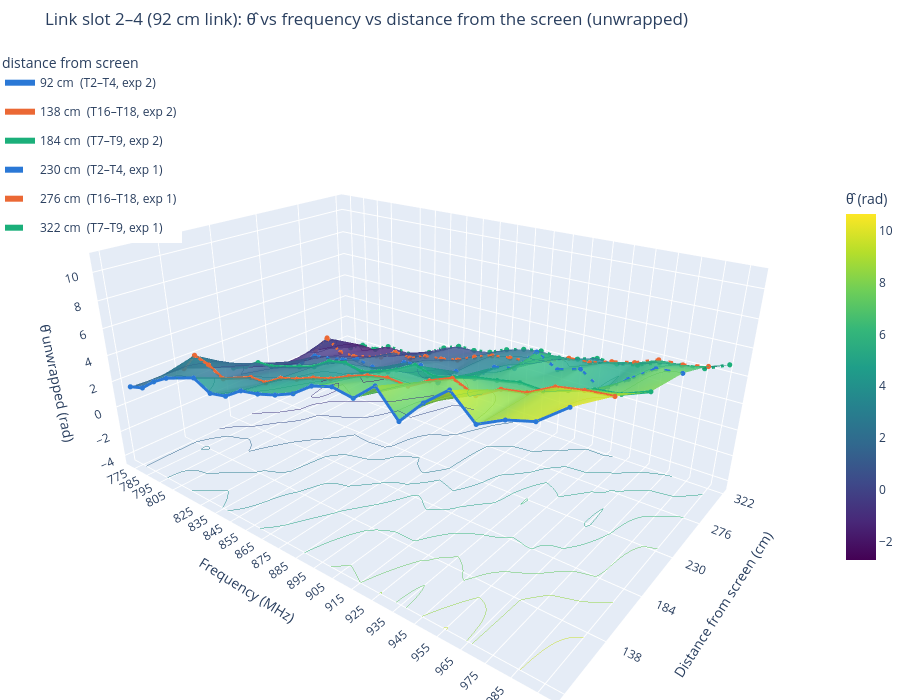
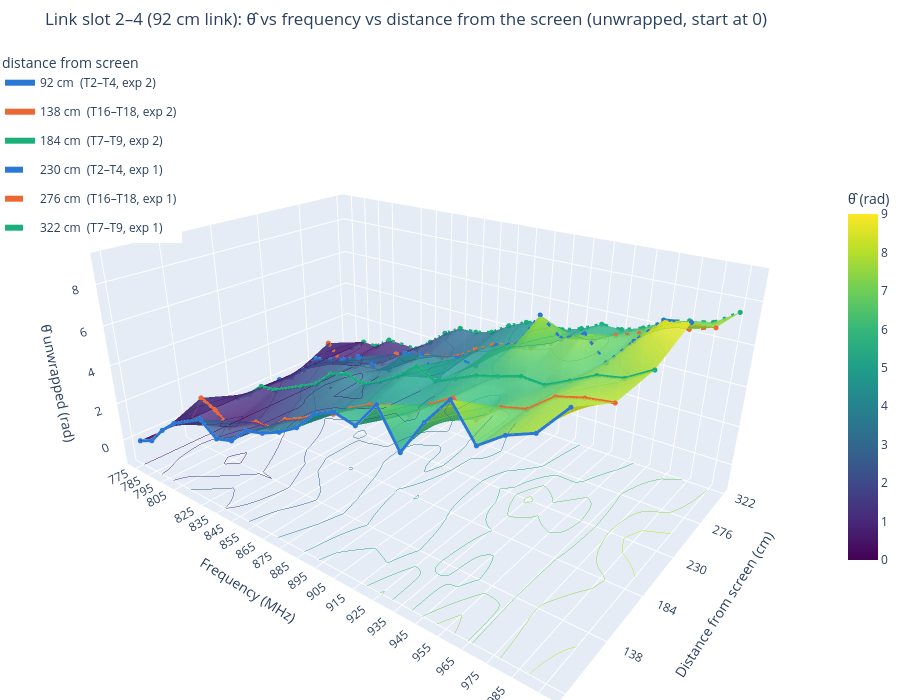

Notebook cell for these charts, in order:
### Code cell
plot_link_vs_distance_3d(LINK_92, surface=True, unwrap=True)   # distances=DISTANCES_92 to match the 2D plot
plot_link_vs_distance_3d(LINK_92, surface=True, unwrap=True, zero_start=True)

### Figure 1 — Plotly figure (JSON) as saved in the notebook; plotly's stock layout.template omitted (floating-point values rounded to 4 significant figures; data arrays with more than 128 entries replaced by an {"elided": "..."} marker saying what was removed)
{"data": [{"cmax": 10.65, "cmin": -2.714, "colorbar": {"len": 0.6, "title": {"text": "θ̂ (rad)"}, "x": 1}, "colorscale": [[0, "#440154"], [0.1111, "#482878"], [0.2222, "#3e4989"], [0.3333, "#31688e"], [0.4444, "#26828e"], [0.5556, "#1f9e89"], [0.6667, "#35b779"], [0.7778, "#6ece58"], [0.8889, "#b5de2b"], [1, "#fde725"]], "contours": {"z": {"end": 10.65, "project": {"z": true}, "show": true, "size": 1.114, "start": -2.714, "usecolormap": true, "width": 2}}, "hovertemplate": "%{x} MHz, %{y:.0f} cm<br>θ̂ = %{z:.3f} rad<extra></extra>", "name": "surface", "opacity": 0.85, "type": "surface", "x": [775, 785, 795, 805, 825, 835, 845, 855, 865, 875, 885, 895, 905, 915, 925, 935, 945, 955, 965, 975, 985, 995], "y": [92.0, 138.0, 184.0, 230.0, 276.0, 322.0], "z": {"elided": "6x22 float values"}}, {"hovertemplate": "%{x} MHz<br>%{y:.0f} cm<br>θ̂ = %{z:.3f} rad<extra>92 cm  (T2–T4, exp 2)</extra>", "legendgroup": "92 cm  (T2–T4, exp 2)", "line": {"color": "#2a78d6", "dash": "solid", "width": 6}, "marker": {"color": "#2a78d6", "size": 3}, "mode": "lines+markers", "name": "92 cm  (T2–T4, exp 2)", "type": "scatter3d", "x": [775, 785, 795, 805, 825, 835, 845, 855, 865, 875, 885, 895, 905, 915, 925, 935, 945, 955, 965, 975, 985, 995], "y": [92.0, 92.0, 92.0, 92.0, 92.0, 92.0, 92.0, 92.0, 92.0, 92.0, 92.0, 92.0, 92.0, 92.0, 92.0, 92.0, 92.0, 92.0, 92.0, 92.0, 92.0, 92.0], "z": [1.646, 2.01, 2.926, 3.63, 4.531, 3.902, 4.167, 4.995, 5.241, 5.64, 6.189, 7.115, 7.522, 7.309, 8.477, 6.95, 8.461, 9.62, 8.317, 9.048, 9.468, 10.65]}, {"hovertemplate": "%{x} MHz<br>%{y:.0f} cm<br>θ̂ = %{z:.3f} rad<extra>138 cm  (T16–T18, exp 2)</extra>", "legendgroup": "138 cm  (T16–T18, exp 2)", "line": {"color": "#eb6834", "dash": "solid", "width": 6}, "marker": {"color": "#eb6834", "size": 3}, "mode": "lines+markers", "name": "138 cm  (T16–T18, exp 2)", "type": "scatter3d", "x": [775, 785, 795, 805, 825, 835, 845, 855, 865, 875, 885, 895, 905, 915, 925, 935, 945, 955, 965, 975, 985, 995], "y": [138.0, 138.0, 138.0, 138.0, 138.0, 138.0, 138.0, 138.0, 138.0, 138.0, 138.0, 138.0, 138.0, 138.0, 138.0, 138.0, 138.0, 138.0, 138.0, 138.0, 138.0, 138.0], "z": [1.47, 2.958, 2.622, 1.953, 2.935, 2.982, 3.752, 4.123, 4.654, 5.029, 5.622, 6.119, 6.405, 6.335, 7.113, 7.704, 7.134, 7.964, 8.209, 9.001, 9.27, 9.415]}, {"hovertemplate": "%{x} MHz<br>%{y:.0f} cm<br>θ̂ = %{z:.3f} rad<extra>184 cm  (T7–T9, exp 2)</extra>", "legendgroup": "184 cm  (T7–T9, exp 2)", "line": {"color": "#1baf7a", "dash": "solid", "width": 6}, "marker": {"color": "#1baf7a", "size": 3}, "mode": "lines+markers", "name": "184 cm  (T7–T9, exp 2)", "type": "scatter3d", "x": [775, 785, 795, 805, 825, 835, 845, 855, 865, 875, 885, 895, 905, 915, 925, 935, 945, 955, 965, 975, 985, 995], "y": [184.0, 184.0, 184.0, 184.0, 184.0, 184.0, 184.0, 184.0, 184.0, 184.0, 184.0, 184.0, 184.0, 184.0, 184.0, 184.0, 184.0, 184.0, 184.0, 184.0, 184.0, 184.0], "z": [-0.05561, 0.4865, 1.248, 1.338, 2.16, 2.594, 3.426, 3.731, 3.485, 3.932, 4.48, 5.24, 4.836, 5.261, 5.687, 5.935, 6.238, 6.168, 6.648, 7.158, 7.34, 7.951]}, {"hovertemplate": "%{x} MHz<br>%{y:.0f} cm<br>θ̂ = %{z:.3f} rad<extra>230 cm  (T2–T4, exp 1)</extra>", "legendgroup": "230 cm  (T2–T4, exp 1)", "line": {"color": "#2a78d6", "dash": "dash", "width": 6}, "marker": {"color": "#2a78d6", "size": 3}, "mode": "lines+markers", "name": "230 cm  (T2–T4, exp 1)", "type": "scatter3d", "x": [775, 785, 795, 805, 825, 835, 845, 855, 865, 875, 885, 895, 905, 915, 925, 935, 945, 955, 965, 975, 985, 995], "y": [230.0, 230.0, 230.0, 230.0, 230.0, 230.0, 230.0, 230.0, 230.0, 230.0, 230.0, 230.0, 230.0, 230.0, 230.0, 230.0, 230.0, 230.0, 230.0, 230.0, 230.0, 230.0], "z": [-1.451, -1.008, -0.2564, 0.6918, 1.185, 1.638, 1.421, 1.455, 2.628, 2.824, 1.889, 3.205, 3.104, 4.372, 4.696, 6.255, 5.47, 5.924, 4.932, 6.127, 7.235, 7.38]}, {"hovertemplate": "%{x} MHz<br>%{y:.0f} cm<br>θ̂ = %{z:.3f} rad<extra>276 cm  (T16–T18, exp 1)</extra>", "legendgroup": "276 cm  (T16–T18, exp 1)", "line": {"color": "#eb6834", "dash": "dash", "width": 6}, "marker": {"color": "#eb6834", "size": 3}, "mode": "lines+markers", "name": "276 cm  (T16–T18, exp 1)", "type": "scatter3d", "x": [775, 785, 795, 805, 825, 835, 845, 855, 865, 875, 885, 895, 905, 915, 925, 935, 945, 955, 965, 975, 985, 995], "y": [276.0, 276.0, 276.0, 276.0, 276.0, 276.0, 276.0, 276.0, 276.0, 276.0, 276.0, 276.0, 276.0, 276.0, 276.0, 276.0, 276.0, 276.0, 276.0, 276.0, 276.0, 276.0], "z": [-1.478, 0.07138, -0.8894, -0.8629, -0.1003, 0.7305, 0.6203, 1.179, 1.366, 1.7, 2.351, 2.851, 3.086, 3.229, 3.716, 4.304, 4.392, 4.881, 5.231, 5.837, 5.911, 6.228]}, {"hovertemplate": "%{x} MHz<br>%{y:.0f} cm<br>θ̂ = %{z:.3f} rad<extra>322 cm  (T7–T9, exp 1)</extra>", "legendgroup": "322 cm  (T7–T9, exp 1)", "line": {"color": "#1baf7a", "dash": "dash", "width": 6}, "marker": {"color": "#1baf7a", "size": 3}, "mode": "lines+markers", "name": "322 cm  (T7–T9, exp 1)", "type": "scatter3d", "x": [775, 785, 795, 805, 825, 835, 845, 855, 865, 875, 885, 895, 905, 915, 925, 935, 945, 955, 965, 975, 985, 995], "y": [322.0, 322.0, 322.0, 322.0, 322.0, 322.0, 322.0, 322.0, 322.0, 322.0, 322.0, 322.0, 322.0, 322.0, 322.0, 322.0, 322.0, 322.0, 322.0, 322.0, 322.0, 322.0], "z": [-2.714, -2.061, -2.077, -1.41, -1.447, -0.7749, 0.03297, 0.5779, 0.6015, 0.8458, 1.469, 1.899, 2.162, 1.991, 2.301, 2.773, 2.746, 3.072, 3.664, 3.913, 4.077, 4.777]}], "layout": {"height": 700, "legend": {"title": {"text": "distance from screen"}, "x": 0, "y": 1}, "margin": {"b": 0, "l": 0, "r": 0, "t": 50}, "scene": {"aspectmode": "manual", "aspectratio": {"x": 1.8, "y": 1.2, "z": 0.8}, "camera": {"eye": {"x": 1.5, "y": -1.9, "z": 1.1}}, "xaxis": {"tickvals": [775, 785, 795, 805, 825, 835, 845, 855, 865, 875, 885, 895, 905, 915, 925, 935, 945, 955, 965, 975, 985, 995], "title": {"text": "Frequency (MHz)"}}, "yaxis": {"tickvals": [92.0, 138.0, 184.0, 230.0, 276.0, 322.0], "title": {"text": "Distance from screen (cm)"}}, "zaxis": {"range": [-4.718, 11.32], "title": {"text": "θ̂ unwrapped (rad)"}}}, "title": {"text": "Link slot 2–4 (92 cm link): θ̂ vs frequency vs distance from the screen (unwrapped)"}}}

### Figure 2 — Plotly figure (JSON) as saved in the notebook; plotly's stock layout.template omitted (floating-point values rounded to 4 significant figures; data arrays with more than 128 entries replaced by an {"elided": "..."} marker saying what was removed)
{"data": [{"cmax": 9.003, "cmin": 0, "colorbar": {"len": 0.6, "title": {"text": "θ̂ (rad)"}, "x": 1}, "colorscale": [[0, "#440154"], [0.1111, "#482878"], [0.2222, "#3e4989"], [0.3333, "#31688e"], [0.4444, "#26828e"], [0.5556, "#1f9e89"], [0.6667, "#35b779"], [0.7778, "#6ece58"], [0.8889, "#b5de2b"], [1, "#fde725"]], "contours": {"z": {"end": 9.003, "project": {"z": true}, "show": true, "size": 0.7503, "start": 0, "usecolormap": true, "width": 2}}, "hovertemplate": "%{x} MHz, %{y:.0f} cm<br>θ̂ = %{z:.3f} rad<extra></extra>", "name": "surface", "opacity": 0.85, "type": "surface", "x": [775, 785, 795, 805, 825, 835, 845, 855, 865, 875, 885, 895, 905, 915, 925, 935, 945, 955, 965, 975, 985, 995], "y": [92.0, 138.0, 184.0, 230.0, 276.0, 322.0], "z": {"elided": "6x22 float values"}}, {"hovertemplate": "%{x} MHz<br>%{y:.0f} cm<br>θ̂ = %{z:.3f} rad<extra>92 cm  (T2–T4, exp 2)</extra>", "legendgroup": "92 cm  (T2–T4, exp 2)", "line": {"color": "#2a78d6", "dash": "solid", "width": 6}, "marker": {"color": "#2a78d6", "size": 3}, "mode": "lines+markers", "name": "92 cm  (T2–T4, exp 2)", "type": "scatter3d", "x": [775, 785, 795, 805, 825, 835, 845, 855, 865, 875, 885, 895, 905, 915, 925, 935, 945, 955, 965, 975, 985, 995], "y": [92.0, 92.0, 92.0, 92.0, 92.0, 92.0, 92.0, 92.0, 92.0, 92.0, 92.0, 92.0, 92.0, 92.0, 92.0, 92.0, 92.0, 92.0, 92.0, 92.0, 92.0, 92.0], "z": [0.0, 0.364, 1.279, 1.983, 2.885, 2.256, 2.521, 3.349, 3.595, 3.994, 4.542, 5.469, 5.875, 5.663, 6.83, 5.303, 6.815, 7.974, 6.671, 7.401, 7.822, 9.003]}, {"hovertemplate": "%{x} MHz<br>%{y:.0f} cm<br>θ̂ = %{z:.3f} rad<extra>138 cm  (T16–T18, exp 2)</extra>", "legendgroup": "138 cm  (T16–T18, exp 2)", "line": {"color": "#eb6834", "dash": "solid", "width": 6}, "marker": {"color": "#eb6834", "size": 3}, "mode": "lines+markers", "name": "138 cm  (T16–T18, exp 2)", "type": "scatter3d", "x": [775, 785, 795, 805, 825, 835, 845, 855, 865, 875, 885, 895, 905, 915, 925, 935, 945, 955, 965, 975, 985, 995], "y": [138.0, 138.0, 138.0, 138.0, 138.0, 138.0, 138.0, 138.0, 138.0, 138.0, 138.0, 138.0, 138.0, 138.0, 138.0, 138.0, 138.0, 138.0, 138.0, 138.0, 138.0, 138.0], "z": [0.0, 1.488, 1.152, 0.4827, 1.465, 1.512, 2.282, 2.653, 3.184, 3.559, 4.152, 4.649, 4.935, 4.865, 5.643, 6.234, 5.664, 6.494, 6.739, 7.531, 7.8, 7.945]}, {"hovertemplate": "%{x} MHz<br>%{y:.0f} cm<br>θ̂ = %{z:.3f} rad<extra>184 cm  (T7–T9, exp 2)</extra>", "legendgroup": "184 cm  (T7–T9, exp 2)", "line": {"color": "#1baf7a", "dash": "solid", "width": 6}, "marker": {"color": "#1baf7a", "size": 3}, "mode": "lines+markers", "name": "184 cm  (T7–T9, exp 2)", "type": "scatter3d", "x": [775, 785, 795, 805, 825, 835, 845, 855, 865, 875, 885, 895, 905, 915, 925, 935, 945, 955, 965, 975, 985, 995], "y": [184.0, 184.0, 184.0, 184.0, 184.0, 184.0, 184.0, 184.0, 184.0, 184.0, 184.0, 184.0, 184.0, 184.0, 184.0, 184.0, 184.0, 184.0, 184.0, 184.0, 184.0, 184.0], "z": [0.0, 0.5421, 1.303, 1.394, 2.216, 2.65, 3.482, 3.787, 3.54, 3.988, 4.535, 5.296, 4.891, 5.317, 5.743, 5.991, 6.293, 6.224, 6.704, 7.214, 7.395, 8.007]}, {"hovertemplate": "%{x} MHz<br>%{y:.0f} cm<br>θ̂ = %{z:.3f} rad<extra>230 cm  (T2–T4, exp 1)</extra>", "legendgroup": "230 cm  (T2–T4, exp 1)", "line": {"color": "#2a78d6", "dash": "dash", "width": 6}, "marker": {"color": "#2a78d6", "size": 3}, "mode": "lines+markers", "name": "230 cm  (T2–T4, exp 1)", "type": "scatter3d", "x": [775, 785, 795, 805, 825, 835, 845, 855, 865, 875, 885, 895, 905, 915, 925, 935, 945, 955, 965, 975, 985, 995], "y": [230.0, 230.0, 230.0, 230.0, 230.0, 230.0, 230.0, 230.0, 230.0, 230.0, 230.0, 230.0, 230.0, 230.0, 230.0, 230.0, 230.0, 230.0, 230.0, 230.0, 230.0, 230.0], "z": [0.0, 0.4428, 1.195, 2.143, 2.636, 3.089, 2.872, 2.906, 4.079, 4.275, 3.34, 4.656, 4.555, 5.823, 6.147, 7.706, 6.921, 7.375, 6.383, 7.578, 8.686, 8.831]}, {"hovertemplate": "%{x} MHz<br>%{y:.0f} cm<br>θ̂ = %{z:.3f} rad<extra>276 cm  (T16–T18, exp 1)</extra>", "legendgroup": "276 cm  (T16–T18, exp 1)", "line": {"color": "#eb6834", "dash": "dash", "width": 6}, "marker": {"color": "#eb6834", "size": 3}, "mode": "lines+markers", "name": "276 cm  (T16–T18, exp 1)", "type": "scatter3d", "x": [775, 785, 795, 805, 825, 835, 845, 855, 865, 875, 885, 895, 905, 915, 925, 935, 945, 955, 965, 975, 985, 995], "y": [276.0, 276.0, 276.0, 276.0, 276.0, 276.0, 276.0, 276.0, 276.0, 276.0, 276.0, 276.0, 276.0, 276.0, 276.0, 276.0, 276.0, 276.0, 276.0, 276.0, 276.0, 276.0], "z": [0.0, 1.55, 0.589, 0.6155, 1.378, 2.209, 2.099, 2.657, 2.844, 3.179, 3.83, 4.33, 4.565, 4.708, 5.194, 5.783, 5.87, 6.36, 6.709, 7.315, 7.39, 7.706]}, {"hovertemplate": "%{x} MHz<br>%{y:.0f} cm<br>θ̂ = %{z:.3f} rad<extra>322 cm  (T7–T9, exp 1)</extra>", "legendgroup": "322 cm  (T7–T9, exp 1)", "line": {"color": "#1baf7a", "dash": "dash", "width": 6}, "marker": {"color": "#1baf7a", "size": 3}, "mode": "lines+markers", "name": "322 cm  (T7–T9, exp 1)", "type": "scatter3d", "x": [775, 785, 795, 805, 825, 835, 845, 855, 865, 875, 885, 895, 905, 915, 925, 935, 945, 955, 965, 975, 985, 995], "y": [322.0, 322.0, 322.0, 322.0, 322.0, 322.0, 322.0, 322.0, 322.0, 322.0, 322.0, 322.0, 322.0, 322.0, 322.0, 322.0, 322.0, 322.0, 322.0, 322.0, 322.0, 322.0], "z": [0.0, 0.6523, 0.6365, 1.304, 1.267, 1.939, 2.747, 3.292, 3.315, 3.559, 4.182, 4.612, 4.876, 4.705, 5.015, 5.486, 5.46, 5.785, 6.378, 6.627, 6.791, 7.49]}], "layout": {"height": 700, "legend": {"title": {"text": "distance from screen"}, "x": 0, "y": 1}, "margin": {"b": 0, "l": 0, "r": 0, "t": 50}, "scene": {"aspectmode": "manual", "aspectratio": {"x": 1.8, "y": 1.2, "z": 0.8}, "camera": {"eye": {"x": 1.5, "y": -1.9, "z": 1.1}}, "xaxis": {"tickvals": [775, 785, 795, 805, 825, 835, 845, 855, 865, 875, 885, 895, 905, 915, 925, 935, 945, 955, 965, 975, 985, 995], "title": {"text": "Frequency (MHz)"}}, "yaxis": {"tickvals": [92.0, 138.0, 184.0, 230.0, 276.0, 322.0], "title": {"text": "Distance from screen (cm)"}}, "zaxis": {"range": [-1.351, 9.454], "title": {"text": "θ̂ unwrapped (rad)"}}}, "title": {"text": "Link slot 2–4 (92 cm link): θ̂ vs frequency vs distance from the screen (unwrapped, start at 0)"}}}
